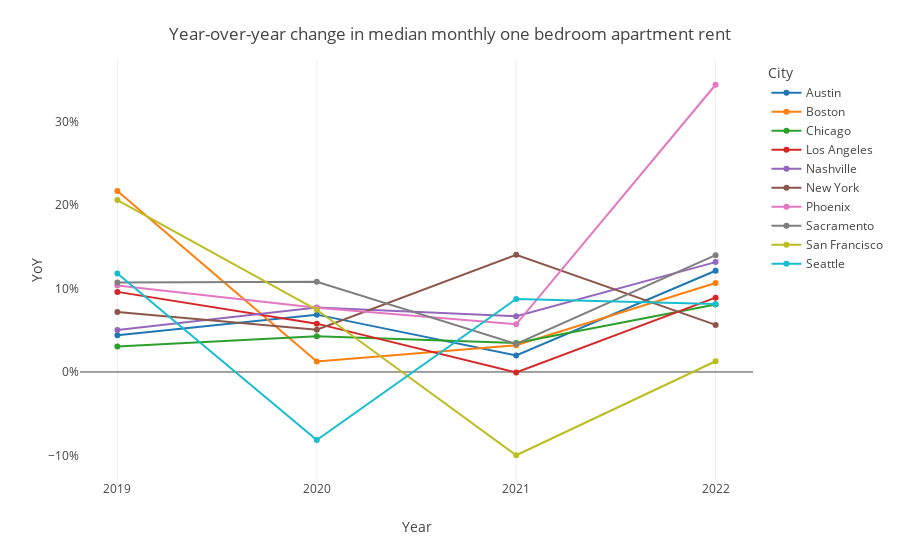

Notebook source saved alongside this figure:
### Code cell
cities = sorted(onebd['City'].unique().tolist()) 

fig = px.line(onebd, 
              x="Year",
              y="Percent Change", 
              color="City", 
              custom_data=["Price Change"], 
              category_orders={"City":cities},
              labels={"Percent Change":"YoY"},
              template= 'ygridoff'
              )

fig.update_traces(
    mode="markers+lines", 
    hovertemplate=None
)

fig.update_xaxes(dtick=1)

fig.update_layout(
    title=dict(
        text="Year-over-year change in median monthly one bedroom apartment rent",
        x=0.5,
        y=0.95,
        xanchor="center",
        yanchor="top"
    ),
    yaxis_ticksuffix="%",
    hovermode='x unified')

fig.show()

### Figure 1 — Plotly figure (JSON) as saved in the notebook; plotly's stock layout.template omitted (floating-point values rounded to 4 significant figures)
{"data": [{"customdata": [[48], [78], [24], [150]], "legendgroup": "Austin", "line": {"color": "#1F77B4", "dash": "solid"}, "marker": {"symbol": "circle"}, "mode": "markers+lines", "name": "Austin", "orientation": "v", "showlegend": true, "type": "scatter", "x": ["2019", "2020", "2021", "2022"], "xaxis": "x", "y": [4.42, 6.88, 1.98, 12.14], "yaxis": "y"}, {"customdata": [[339], [24], [62], [212]], "legendgroup": "Boston", "line": {"color": "#FF7F0E", "dash": "solid"}, "marker": {"symbol": "circle"}, "mode": "markers+lines", "name": "Boston", "orientation": "v", "showlegend": true, "type": "scatter", "x": ["2019", "2020", "2021", "2022"], "xaxis": "x", "y": [21.72, 1.26, 3.22, 10.67], "yaxis": "y"}, {"customdata": [[32], [46], [39], [94]], "legendgroup": "Chicago", "line": {"color": "#2CA02C", "dash": "solid"}, "marker": {"symbol": "circle"}, "mode": "markers+lines", "name": "Chicago", "orientation": "v", "showlegend": true, "type": "scatter", "x": ["2019", "2020", "2021", "2022"], "xaxis": "x", "y": [3.07, 4.28, 3.48, 8.1], "yaxis": "y"}, {"customdata": [[133], [88], [-1], [143]], "legendgroup": "Los Angeles", "line": {"color": "#D62728", "dash": "solid"}, "marker": {"symbol": "circle"}, "mode": "markers+lines", "name": "Los Angeles", "orientation": "v", "showlegend": true, "type": "scatter", "x": ["2019", "2020", "2021", "2022"], "xaxis": "x", "y": [9.61, 5.8, -0.06, 8.92], "yaxis": "y"}, {"customdata": [[46], [74], [69], [145]], "legendgroup": "Nashville", "line": {"color": "#9467BD", "dash": "solid"}, "marker": {"symbol": "circle"}, "mode": "markers+lines", "name": "Nashville", "orientation": "v", "showlegend": true, "type": "scatter", "x": ["2019", "2020", "2021", "2022"], "xaxis": "x", "y": [5.05, 7.73, 6.69, 13.18], "yaxis": "y"}, {"customdata": [[115], [87], [253], [116]], "legendgroup": "New York", "line": {"color": "#8C564B", "dash": "solid"}, "marker": {"symbol": "circle"}, "mode": "markers+lines", "name": "New York", "orientation": "v", "showlegend": true, "type": "scatter", "x": ["2019", "2020", "2021", "2022"], "xaxis": "x", "y": [7.19, 5.08, 14.05, 5.65], "yaxis": "y"}, {"customdata": [[90], [74], [59], [376]], "legendgroup": "Phoenix", "line": {"color": "#E377C2", "dash": "solid"}, "marker": {"symbol": "circle"}, "mode": "markers+lines", "name": "Phoenix", "orientation": "v", "showlegend": true, "type": "scatter", "x": ["2019", "2020", "2021", "2022"], "xaxis": "x", "y": [10.37, 7.72, 5.72, 34.46], "yaxis": "y"}, {"customdata": [[104], [116], [40], [172]], "legendgroup": "Sacramento", "line": {"color": "#7F7F7F", "dash": "solid"}, "marker": {"symbol": "circle"}, "mode": "markers+lines", "name": "Sacramento", "orientation": "v", "showlegend": true, "type": "scatter", "x": ["2019", "2020", "2021", "2022"], "xaxis": "x", "y": [10.74, 10.82, 3.37, 14.01], "yaxis": "y"}, {"customdata": [[465], [203], [-292], [34]], "legendgroup": "San Francisco", "line": {"color": "#BCBD22", "dash": "solid"}, "marker": {"symbol": "circle"}, "mode": "markers+lines", "name": "San Francisco", "orientation": "v", "showlegend": true, "type": "scatter", "x": ["2019", "2020", "2021", "2022"], "xaxis": "x", "y": [20.62, 7.46, -9.99, 1.29], "yaxis": "y"}, {"customdata": [[184], [-142], [140], [142]], "legendgroup": "Seattle", "line": {"color": "#17BECF", "dash": "solid"}, "marker": {"symbol": "circle"}, "mode": "markers+lines", "name": "Seattle", "orientation": "v", "showlegend": true, "type": "scatter", "x": ["2019", "2020", "2021", "2022"], "xaxis": "x", "y": [11.82, -8.16, 8.76, 8.17], "yaxis": "y"}], "layout": {"hovermode": "x unified", "legend": {"title": {"text": "City"}, "tracegroupgap": 0}, "margin": {"t": 60}, "title": {"text": "Year-over-year change in median monthly one bedroom apartment rent", "x": 0.5, "xanchor": "center", "y": 0.95, "yanchor": "top"}, "xaxis": {"anchor": "y", "domain": [0, 1], "dtick": 1, "title": {"text": "Year"}}, "yaxis": {"anchor": "x", "domain": [0, 1], "ticksuffix": "%", "title": {"text": "YoY"}}}}
